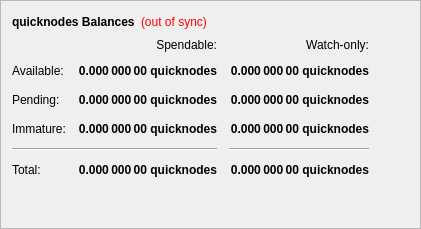
        <widget class="QFrame" name="frame">
         <property name="frameShape">
          <enum>QFrame::StyledPanel</enum>
         </property>
         <property name="frameShadow">
          <enum>QFrame::Raised</enum>
         </property>
         <layout class="QVBoxLayout" name="verticalLayout_4">
          <item>
           <layout class="QHBoxLayout" name="horizontalLayout_4">
            <item>
             <widget class="QLabel" name="label_5">
              <property name="font">
               <font>
                <weight>75</weight>
                <bold>true</bold>
               </font>
              </property>
              <property name="text">
               <string>quicknodes Balances</string>
              </property>
             </widget>
            </item>
            <item>
             <widget class="QLabel" name="labelWalletStatus">
              <property name="cursor">
               <cursorShape>WhatsThisCursor</cursorShape>
              </property>
              <property name="toolTip">
               <string>The displayed information may be out of date. Your wallet automatically synchronizes with the quicknodes network after a connection is established, but this process has not completed yet.</string>
              </property>
              <property name="styleSheet">
               <string notr="true">QLabel { color: red; }</string>
              </property>
              <property name="text">
               <string notr="true">(out of sync)</string>
              </property>
              <property name="alignment">
               <set>Qt::AlignLeading|Qt::AlignLeft|Qt::AlignVCenter</set>
              </property>
             </widget>
            </item>
            <item>
             <spacer name="horizontalSpacer_3">
              <property name="orientation">
               <enum>Qt::Horizontal</enum>
              </property>
              <property name="sizeHint" stdset="0">
               <size>
                <width>40</width>
                <height>20</height>
               </size>
              </property>
             </spacer>
            </item>
           </layout>
          </item>
          <item>
           <layout class="QGridLayout" name="gridLayout">
            <property name="spacing">
             <number>12</number>
            </property>
            <item row="2" column="2">
             <widget class="QLabel" name="labelWatchPending">
              <property name="font">
               <font>
                <weight>75</weight>
                <bold>true</bold>
               </font>
              </property>
              <property name="cursor">
               <cursorShape>IBeamCursor</cursorShape>
              </property>
              <property name="toolTip">
               <string>Unconfirmed transactions to watch-only addresses</string>
              </property>
              <property name="text">
               <string notr="true">0.000 000 00 quicknodes</string>
              </property>
              <property name="alignment">
               <set>Qt::AlignRight|Qt::AlignTrailing|Qt::AlignVCenter</set>
              </property>
              <property name="textInteractionFlags">
               <set>Qt::LinksAccessibleByMouse|Qt::TextSelectableByKeyboard|Qt::TextSelectableByMouse</set>
              </property>
             </widget>
            </item>
            <item row="2" column="1">
             <widget class="QLabel" name="labelUnconfirmed">
              <property name="font">
               <font>
                <weight>75</weight>
                <bold>true</bold>
               </font>
              </property>
              <property name="cursor">
               <cursorShape>IBeamCursor</cursorShape>
              </property>
              <property name="toolTip">
               <string>Total of transactions that have yet to be confirmed, and do not yet count toward the spendable balance</string>
              </property>
              <property name="text">
               <string notr="true">0.000 000 00 quicknodes</string>
              </property>
              <property name="alignment">
               <set>Qt::AlignRight|Qt::AlignTrailing|Qt::AlignVCenter</set>
              </property>
              <property name="textInteractionFlags">
               <set>Qt::LinksAccessibleByMouse|Qt::TextSelectableByKeyboard|Qt::TextSelectableByMouse</set>
              </property>
             </widget>
            </item>
            <item row="3" column="2">
             <widget class="QLabel" name="labelWatchImmature">
              <property name="font">
               <font>
                <weight>75</weight>
                <bold>true</bold>
               </font>
              </property>
              <property name="cursor">
               <cursorShape>IBeamCursor</cursorShape>
              </property>
              <property name="toolTip">
               <string>Staked or masternode rewards in watch-only addresses that has not yet matured</string>
              </property>
              <property name="text">
               <string notr="true">0.000 000 00 quicknodes</string>
              </property>
              <property name="alignment">
               <set>Qt::AlignRight|Qt::AlignTrailing|Qt::AlignVCenter</set>
              </property>
              <property name="textInteractionFlags">
               <set>Qt::LinksAccessibleByMouse|Qt::TextSelectableByKeyboard|Qt::TextSelectableByMouse</set>
              </property>
             </widget>
            </item>
            <item row="4" column="0" colspan="2">
             <widget class="Line" name="lineSpendableBalance">
              <property name="orientation">
               <enum>Qt::Horizontal</enum>
              </property>
             </widget>
            </item>
            <item row="4" column="2">
             <widget class="Line" name="lineWatchBalance">
              <property name="sizePolicy">
               <sizepolicy hsizetype="Preferred" vsizetype="Fixed">
                <horstretch>0</horstretch>
                <verstretch>0</verstretch>
               </sizepolicy>
              </property>
              <property name="minimumSize">
               <size>
                <width>140</width>
                <height>0</height>
               </size>
              </property>
              <property name="orientation">
               <enum>Qt::Horizontal</enum>
              </property>
             </widget>
            </item>
            <item row="5" column="0">
             <widget class="QLabel" name="labelTotalText">
              <property name="text">
               <string>Total:</string>
              </property>
             </widget>
            </item>
            <item row="3" column="1">
             <widget class="QLabel" name="labelImmature">
              <property name="font">
               <font>
                <weight>75</weight>
                <bold>true</bold>
               </font>
              </property>
              <property name="cursor">
               <cursorShape>IBeamCursor</cursorShape>
              </property>
              <property name="toolTip">
               <string>Staked or masternode rewards that has not yet matured</string>
              </property>
              <property name="text">
               <string notr="true">0.000 000 00 quicknodes</string>
              </property>
              <property name="alignment">
               <set>Qt::AlignRight|Qt::AlignTrailing|Qt::AlignVCenter</set>
              </property>
              <property name="textInteractionFlags">
               <set>Qt::LinksAccessibleByMouse|Qt::TextSelectableByKeyboard|Qt::TextSelectableByMouse</set>
              </property>
             </widget>
            </item>
            <item row="2" column="3">
             <spacer name="horizontalSpacer_2">
              <property name="orientation">
               <enum>Qt::Horizontal</enum>
              </property>
              <property name="sizeHint" stdset="0">
               <size>
                <width>40</width>
                <height>20</height>
               </size>
              </property>
             </spacer>
            </item>
            <item row="3" column="0">
             <widget class="QLabel" name="labelImmatureText">
              <property name="text">
               <string>Immature:</string>
              </property>
             </widget>
            </item>
            <item row="5" column="1">
             <widget class="QLabel" name="labelTotal">
              <property name="font">
               <font>
                <weight>75</weight>
                <bold>true</bold>
               </font>
              </property>
              <property name="cursor">
               <cursorShape>IBeamCursor</cursorShape>
              </property>
              <property name="toolTip">
               <string>Your current total balance</string>
              </property>
              <property name="text">
               <string notr="true">0.000 000 00 quicknodes</string>
              </property>
              <property name="alignment">
               <set>Qt::AlignRight|Qt::AlignTrailing|Qt::AlignVCenter</set>
              </property>
              <property name="textInteractionFlags">
               <set>Qt::LinksAccessibleByMouse|Qt::TextSelectableByKeyboard|Qt::TextSelectableByMouse</set>
              </property>
             </widget>
            </item>
            <item row="5" column="2">
             <widget class="QLabel" name="labelWatchTotal">
              <property name="font">
               <font>
                <weight>75</weight>
                <bold>true</bold>
               </font>
              </property>
              <property name="cursor">
               <cursorShape>IBeamCursor</cursorShape>
              </property>
              <property name="toolTip">
               <string>Current total balance in watch-only addresses</string>
              </property>
              <property name="text">
               <string notr="true">0.000 000 00 quicknodes</string>
              </property>
              <property name="alignment">
               <set>Qt::AlignRight|Qt::AlignTrailing|Qt::AlignVCenter</set>
              </property>
              <property name="textInteractionFlags">
               <set>Qt::LinksAccessibleByMouse|Qt::TextSelectableByKeyboard|Qt::TextSelectableByMouse</set>
              </property>
             </widget>
            </item>
            <item row="0" column="2">
             <widget class="QLabel" name="labelWatchonly">
              <property name="text">
               <string>Watch-only:</string>
              </property>
              <property name="alignment">
               <set>Qt::AlignRight|Qt::AlignTrailing|Qt::AlignVCenter</set>
              </property>
             </widget>
            </item>
            <item row="1" column="0">
             <widget class="QLabel" name="labelBalanceText">
              <property name="text">
               <string>Available:</string>
              </property>
             </widget>
            </item>
            <item row="1" column="1">
             <widget class="QLabel" name="labelBalance">
              <property name="font">
               <font>
                <weight>75</weight>
                <bold>true</bold>
               </font>
              </property>
              <property name="cursor">
               <cursorShape>IBeamCursor</cursorShape>
              </property>
              <property name="toolTip">
               <string>Your current spendable balance</string>
              </property>
              <property name="text">
               <string notr="true">0.000 000 00 quicknodes</string>
              </property>
              <property name="alignment">
               <set>Qt::AlignRight|Qt::AlignTrailing|Qt::AlignVCenter</set>
              </property>
              <property name="textInteractionFlags">
               <set>Qt::LinksAccessibleByMouse|Qt::TextSelectableByKeyboard|Qt::TextSelectableByMouse</set>
              </property>
             </widget>
            </item>
            <item row="1" column="2">
             <widget class="QLabel" name="labelWatchAvailable">
              <property name="font">
               <font>
                <weight>75</weight>
                <bold>true</bold>
               </font>
              </property>
              <property name="cursor">
               <cursorShape>IBeamCursor</cursorShape>
              </property>
              <property name="toolTip">
               <string>Your current balance in watch-only addresses</string>
              </property>
              <property name="text">
               <string notr="true">0.000 000 00 quicknodes</string>
              </property>
              <property name="alignment">
               <set>Qt::AlignRight|Qt::AlignTrailing|Qt::AlignVCenter</set>
              </property>
              <property name="textInteractionFlags">
               <set>Qt::LinksAccessibleByMouse|Qt::TextSelectableByKeyboard|Qt::TextSelectableByMouse</set>
              </property>
             </widget>
            </item>
            <item row="2" column="0">
             <widget class="QLabel" name="labelPendingText">
              <property name="text">
               <string>Pending:</string>
              </property>
             </widget>
            </item>
            <item row="0" column="1">
             <widget class="QLabel" name="labelSpendable">
              <property name="text">
               <string>Spendable:</string>
              </property>
              <property name="alignment">
               <set>Qt::AlignRight|Qt::AlignTrailing|Qt::AlignVCenter</set>
              </property>
             </widget>
            </item>
           </layout>
          </item>
          <item>
           <spacer name="verticalSpacer_4">
            <property name="orientation">
             <enum>Qt::Vertical</enum>
            </property>
            <property name="sizeHint" stdset="0">
             <size>
              <width>20</width>
              <height>40</height>
             </size>
            </property>
           </spacer>
          </item>
         </layout>
        </widget>
